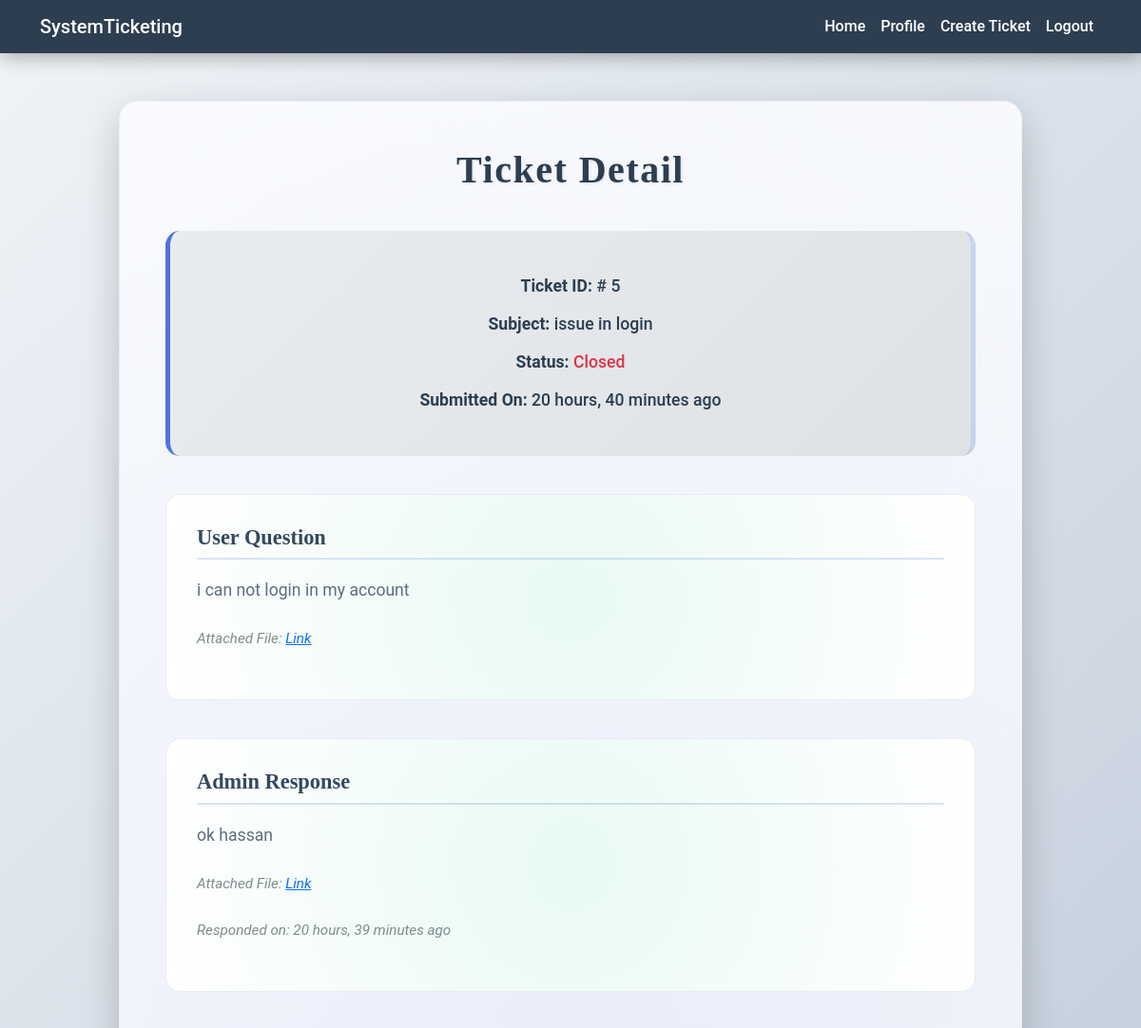
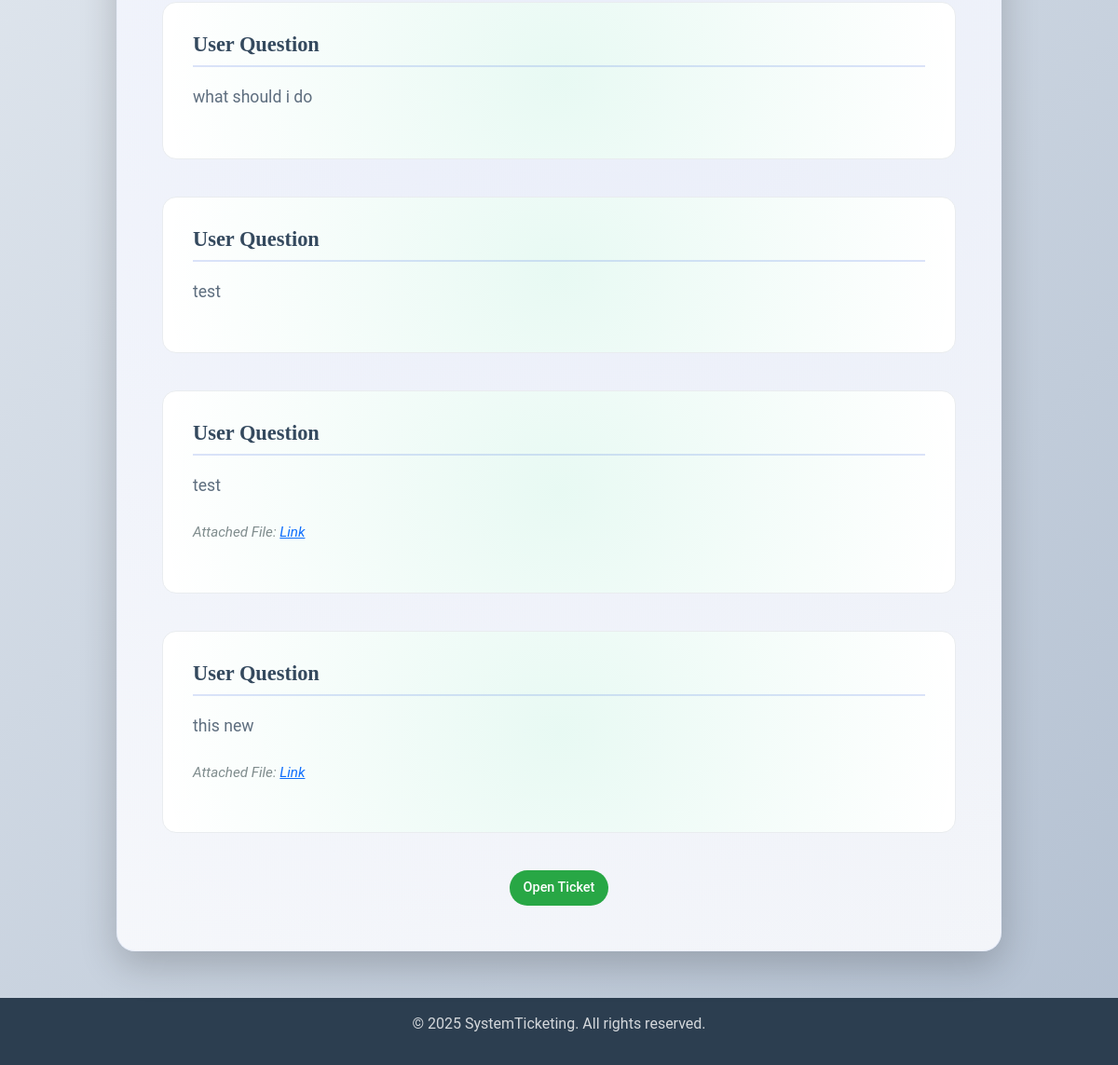
/ticket/detail/5/ (signed in), run on the app's committed database (2 pictures, top to bottom).
### ticket/models.py (models this page shows, shortened)
class TimeStampedModel(models.Model):
    created_at = models.DateTimeField(auto_now_add=True)
    updated_at = models.DateTimeField(auto_now=True)
    class Meta:
        abstract = True

class Ticket(TimeStampedModel):
    subject = models.CharField(max_length=200)
    description = models.TextField()
    user = models.ForeignKey(User, on_delete=models.CASCADE, related_name='user_ticket')
    file = models.FileField(upload_to='tickets/%Y/%m/%d', null=True, blank=True)
    status = models.CharField(max_length=50, choices=STARTS_CHOICES, default='Open')

class Messages(TimeStampedModel):
    ticket = models.ForeignKey(Ticket, on_delete=models.CASCADE, related_name='messages')
    sender = models.ForeignKey(User, on_delete=models.CASCADE, related_name='user_messages')
    content = models.TextField()
    file = models.FileField(upload_to='tickets/%Y/%m/%d', null=True, blank=True)
    is_admin_response = models.BooleanField(default=False)

### ticket/views.py (the view, shortened to what this page needs)
# urls.py: path('detail/<ticket_id>/', views.TicketDetailView.as_view(), name='ticket-detail'),
class TicketDetailView(LoginRequiredMixin, View):
    template_name = 'ticket/ticket-detail.html'
    form_class = MessageForm
    def setup(self, request, *args, **kwargs):
        self.user_ticket = Ticket.objects.get(id=kwargs['ticket_id'])
        super().setup(request, *args, **kwargs)
    def dispatch(self, request, *args, **kwargs):
        if request.user != self.user_ticket.user:
            messages.error(request, 'You are not authorized to view this ticket.', 'danger')
            return redirect('home:profile', username=request.user.username)
        return super().dispatch(request, *args, **kwargs)
    def get(self, request, *args, **kwargs):
        form = self.form_class()
        user_ticket = self.user_ticket
        return render(request, self.template_name, {'ticket': user_ticket, 'form': form})

### ticket/templates/ticket/ticket-detail.html
{% extends 'main.html' %}
{% block main %}
    <div class="content">
        <div class="ticket-detail-card">
            <h2>Ticket Detail</h2>
            <div class="ticket-info">
                <p><strong>Ticket ID:</strong> # {{ ticket.id }}</p>
                <p><strong>Subject:</strong> {{ ticket.subject }}</p>
                <p><strong>Status:</strong> {% if ticket.status == 'Closed' %}
                    <span class="text-danger">{{ ticket.status }}</span>
                {% else %}
                    <span class="text-success">{{ ticket.status }}</span>
                {% endif %} </p>
                <p><strong>Submitted On:</strong> {{ ticket.created_at|timesince }} ago</p>
            </div>
            <div class="ticket-section">
                <h4>User Question</h4>
                <p>
                    {{ ticket.description }}
                </p>
                {% if ticket.file %}
                    <p><em>Attached File: <a href="{{ ticket.file.url }}">Link</a></em></p>
                {% endif %}
            </div>
            {% for message in ticket.messages.all %}
                {% if message.is_admin_response %}
                    <div class="ticket-section">
                        <h4>Admin Response</h4>
                        <p>
                            {{ message.content }}
                        </p>
                        {% if message.file %}
                            <p><em>Attached File: <a href="{{ message.file.url }}">Link</a></em></p>
                        {% endif %}
                        <p><em>Responded on: {{ message.created_at|timesince }} ago</em></p>
                    </div>
                {% else %}
                    <div class="ticket-section">
                        <h4>User Question</h4>
                        <p>
                            {{ message.content }}
                        </p>
                        {% if message.file %}
                            <p><em>Attached File: <a href="{{ message.file.url }}">Link</a></em></p>
                        {% endif %}
                    </div>
                {% endif %}
            {% endfor %}
                {% if not ticket.status == "Closed" %}
                    <div class="response-form">
                        <h4>Add a Follow-Up Response</h4>
                        <form action="" method="post" enctype="multipart/form-data">
                            {% csrf_token %}
                            {{ form.as_p }}
                            <div class="button-group">
                                <button type="submit" class="btn btn-primary">Submit Response</button>
                                <a href="{% url 'home:profile' request.user.username %}"
                                   class="btn btn-secondary">Cancel</a>
                            </div>
                        </form>
                    </div>
                    <div class="text-center mt-4">
                        <a href="{% url 'ticket:ticket-close' ticket.id %}">
                            <button type="button" class="btn btn-danger">
                                Close Ticket
                            </button>
                        </a>
                    </div>
                {% else %}
                    <div class="text-center mt-4">
                        <a href="{% url 'ticket:ticket-open' ticket.id %}">
                            <button type="button" class="btn btn-success">
                                Open Ticket
                            </button>
                        </a>
                    </div>
                {% endif %}
        </div>
    </div>
{% endblock %}

### data on the page
Ticket: id "5", subject "issue in login", status "Closed", created_at "20 hours, 40 minutes", description "i can not login in my account"
Messages: content "ok hassan", created_at "20 hours, 39 minutes"
Messages: content "what should i do"
Messages: content "test"
Messages: content "test"
Messages: content "this new"
